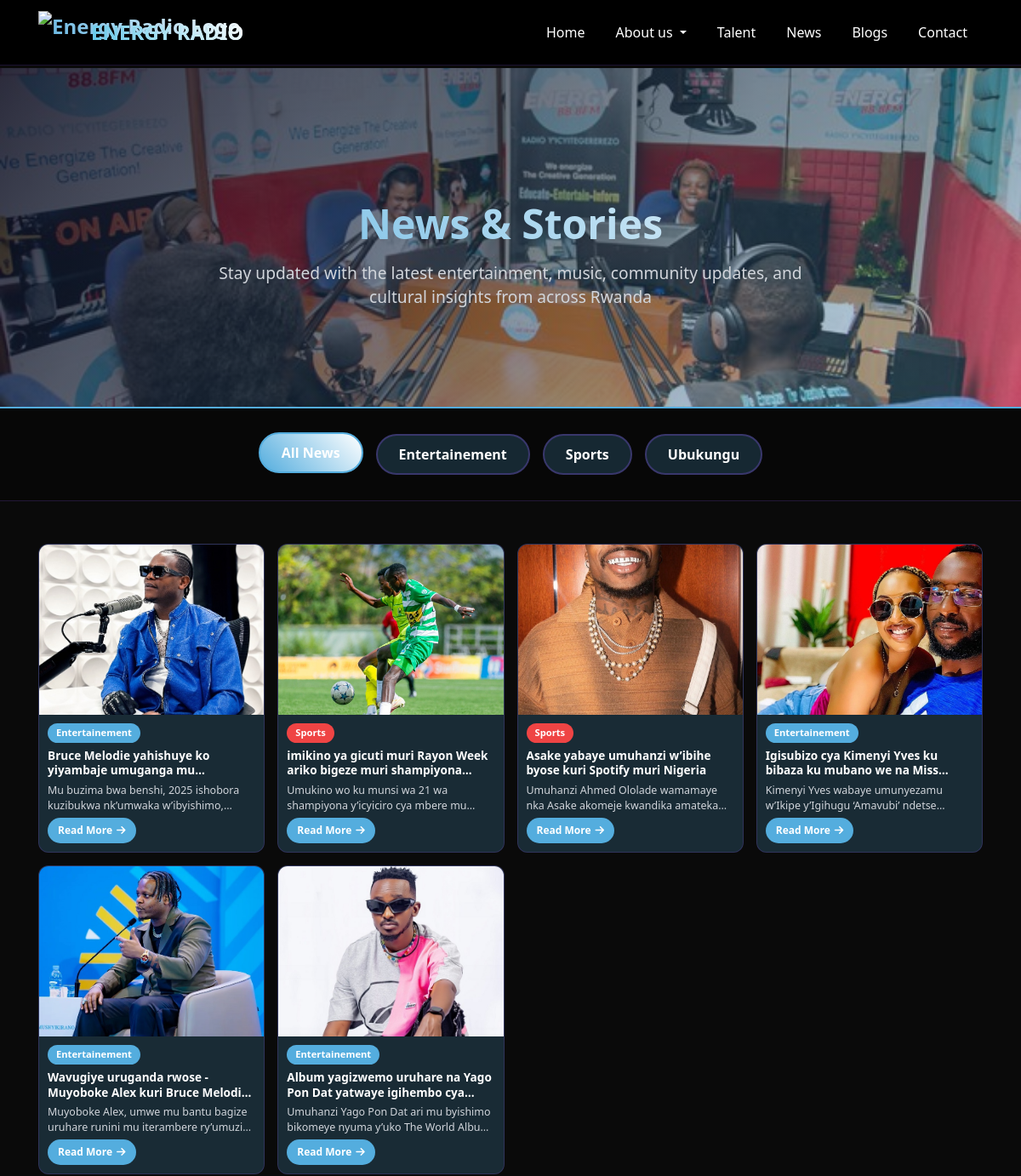
The app's page /news (upper part), older data.
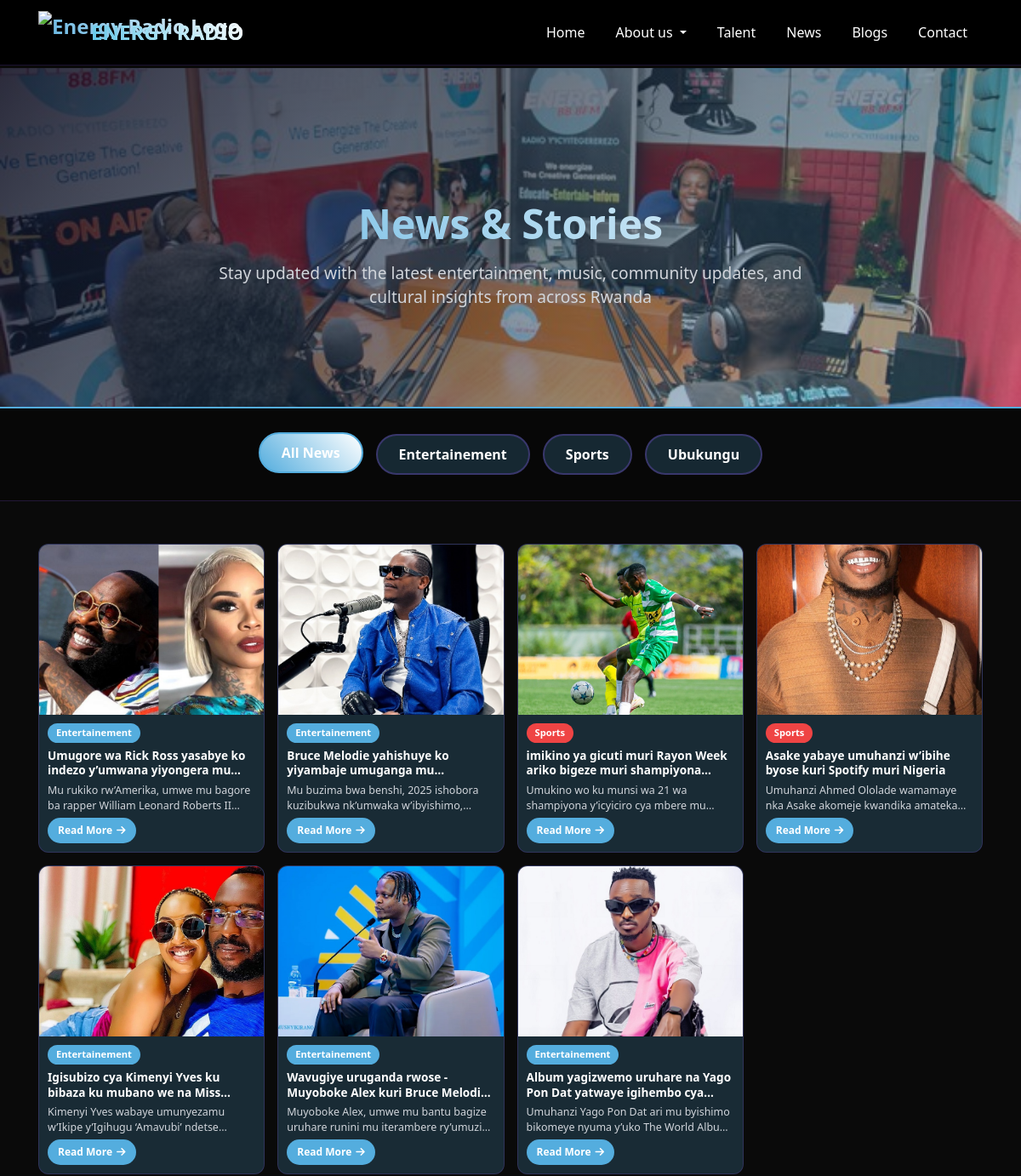
The same page, newer data.
### main/models.py (models this page shows, shortened)
class Category(models.Model):
    name = models.CharField(max_length=100, verbose_name="name")
    slug = models.SlugField(max_length=100, unique=True, verbose_name="Slug")
    description = models.TextField(blank=True, null=True, verbose_name="Description")
    icon = models.CharField(max_length=50, blank=True, null=True, verbose_name="Icon")
    created_at = models.DateTimeField(auto_now_add=True)
    updated_at = models.DateTimeField(auto_now=True)
    class Meta:
        verbose_name = "Article Category"
        verbose_name_plural = "Article Categories"
        ordering = ['name']

class Article(models.Model):
    STATUS_CHOICES = [
        ('published', 'Published'),
        ('draft', 'Draft'),
        ('archived', 'Archived'),
    ]
    title = models.CharField(max_length=200, verbose_name="Title")
    category = models.ForeignKey(Category, on_delete=models.SET_NULL, null=True, related_name='articles', verbose_name="Category")
    excerpt = models.TextField(blank=False, null=False, verbose_name="Sub content")
    content = models.TextField(blank=False, null=False, verbose_name="Full Content")
    image = models.ImageField(upload_to='articles/', blank=False, null=False, verbose_name="Cover Image")
    status = models.CharField(max_length=20, choices=STATUS_CHOICES, default='draft', verbose_name="Status")
    author = models.ForeignKey(settings.AUTH_USER_MODEL, on_delete=models.SET_NULL, null=True, blank=False, related_name='articles', verbose_name="Author")
    created_at = models.DateTimeField(auto_now_add=True)
    updated_at = models.DateTimeField(auto_now=True)
    class Meta:
        verbose_name = "Article"
        verbose_name_plural = "Articles"
        ordering = ['-created_at']

### main/views.py (the view)
# urls.py: path('news', views.news, name="news"),
def news(request):
    template_name="news.html"
    categories = Category.objects.all()
    selected_category = request.GET.get('category', None)
    articles = Article.objects.filter(status='published').order_by('-created_at')
    if selected_category:
        articles = articles.filter(category__name__iexact=selected_category)
    context = {
        "categories": categories,
        "articles": articles,
        "selected_category": selected_category,
    }
    return render(request, template_name, context)

### templates/news.html (shortened to what this page needs)
{% extends "base.html" %}
{% load static %}
{% block extra_head %}
<link rel="stylesheet" href="{% static 'css/news.css' %}">
{% endblock extra_head %}
{% block content %}
    <div class="page-header">
        <div class="container">
            <h1>News & Stories</h1>
            <p>Stay updated with the latest entertainment, music, community updates, and cultural insights from across Rwanda</p>
        </div>
    </div>
    <div class="category-filter">
        <div class="container">
            <div class="filter-buttons">
                <a href="{% url 'news' %}" class="filter-btn {% if not selected_category %}active{% endif %}">All News</a>
                {% for category in categories %}
                <a href="{% url 'news' %}?category={{ category.name }}" class="filter-btn {% if selected_category|lower == category.name|lower %}active{% endif %}">{{ category.name }}</a>
                {% endfor %}
            </div>
        </div>
    </div>
    <section class="news-section">
        <div class="container">
            <div class="news-grid" id="newsGrid">
                {% if articles %}
                {% for article in articles %}
                <div class="news-card" data-category="{{ article.category.name|lower }}">
                    <img src="{{ article.image.url }}" alt="{{ article.title }}">
                    <div class="news-card-body">
                        <span class="news-badge {{ article.category.name|lower }}">{{ article.category.name }}</span>
                        <h5>{{ article.title }}</h5>
                        <p>{{ article.excerpt }}</p>
                        <a href="{% url 'article_detail' article.pk %}" class="btn-read-more">Read More <i class="fas fa-arrow-right"></i></a>
                    </div>
                </div>
                {% endfor %}
                {% else %}
                <div style="grid-column: 1/-1; text-align: center; padding: 50px;">
                    <p style="font-size: 1.2rem; color: #999;">No articles found in this category.</p>
                </div>
                {% endif %}
        </div>
    </section>
{% endblock content %}

Row changes from the older to the newer data that the page shows:
added Article: image (picture), category.name "Entertainement", title "Umugore wa Rick Ross yasabye ko indezo y’umwana yiyongera…", excerpt "Mu rukiko rw’Amerika, umwe mu bagore ba rapper William Leonard Roberts…"
